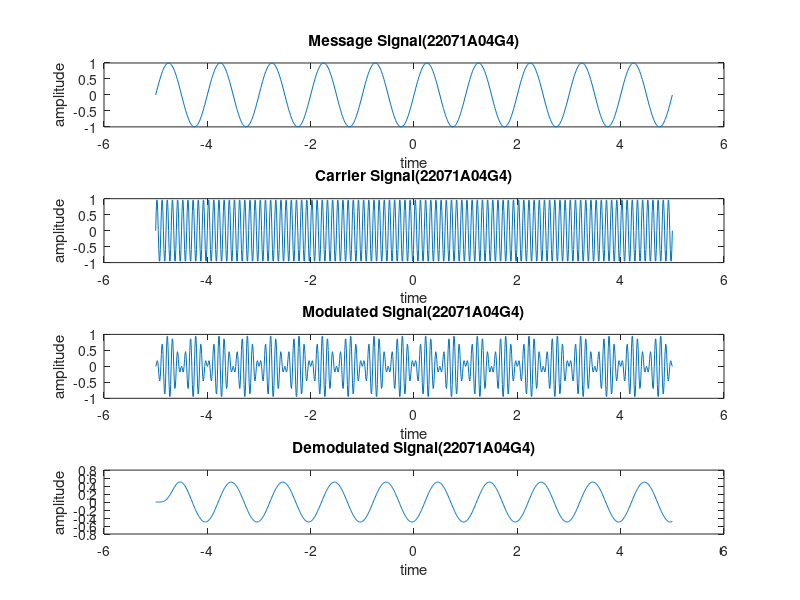

Write the MATLAB code that produced this figure. (Note: this script raises an error after producing the figure.)
clear all;
close all;

t = -5:0.01:5;  %Time Period

fm=1;
fc=10;

m = sin(2*pi*fm*t);  %Message Signal
c = sin(2*pi*fc*t);  %Carrier Signal

s = m.*c;  %DSBSC Modulated Signal

subplot(4,1,1);
plot(t,m);
xlabel("time");
ylabel("amplitude");
title("Message Signal(22071A04G4)");

subplot(4,1,2);
plot(t,c);
xlabel("time");
ylabel("amplitude");
title("Carrier Signal(22071A04G4)");

subplot(4,1,3);
plot(t,s);
xlabel("time");
ylabel("amplitude");
title("Modulated Signal(22071A04G4)");

d = s.*c;

[a,b]=butter(5,fm/fc/2);

dmod = filter(a,b,d);

subplot(4,1,4);
plot(t,dmod);
xlabel("time");
ylabel("amplitude");
title("Demodulated Signal(22071A04G4)");

sgtitle("DSBSC - 22071A04G4");
fontsize(12,"points");